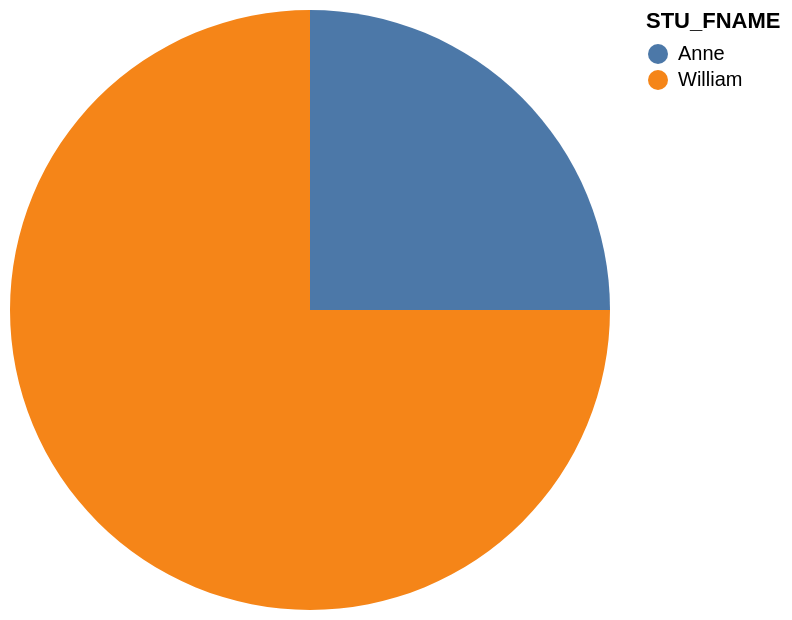

Write the Vega-Lite specification saved for this chart.
### Vega-Lite specification from a JSON file in a GitHub repository (floating-point values rounded to 4 significant figures)
{"data": {"values": [{"x_data": "Anne", "y_data": 1}, {"x_data": "William", "y_data": 3}]}, "mark": "arc", "encoding": {"theta": {"field": "y_data", "type": "quantitative", "title": "COUNT(STU_FNAME)"}, "color": {"field": "x_data", "type": "nominal", "title": "STU_FNAME"}}}
